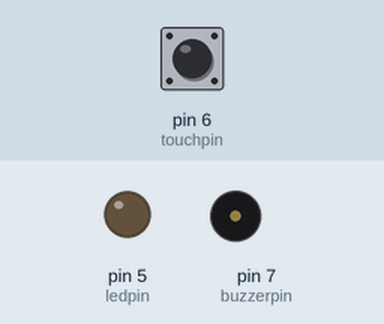
Simulated run of this sketch. Board: Arduino Uno, built with avr-gcc and run on an emulated ATmega328P. On the bench: output pins drawn as LEDs (lit = HIGH), buzzer (waves = sounding). Dashed ring = blinking. Inputs (shaded band) come from the test bench; at power-on: pin 6 (touchpin) LOW.

Above: at 1.2 s.
1.3 s: pin 6 (touchpin) pulled HIGH for 0.15 s
At 1.4 s:
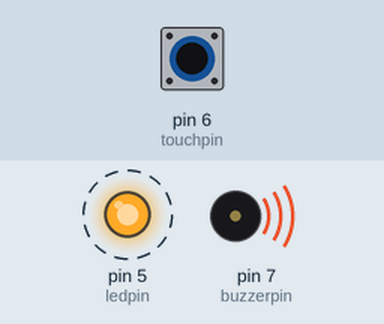
4.3 s: pin 6 (touchpin) pulled HIGH for 3.2 s
At 4.6 s:
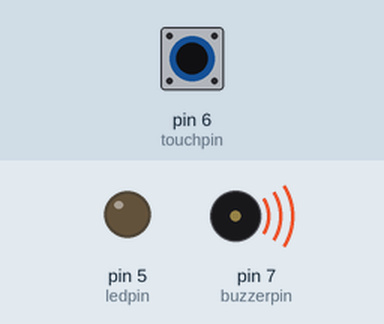
Timing chart, 0 to 10.1 s (numbered marks = the images above; inputs shaded):
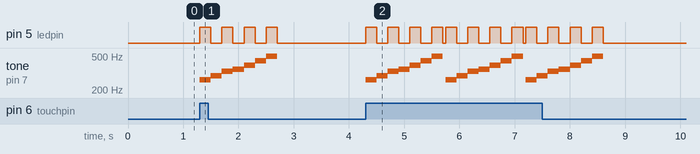

Measured:
- after the input at 1.3 s, pin 5 (ledpin): alternates HIGH for 0.20 s and LOW for 0.20 s, 8 changes in all, then stays LOW, starting at once; tone on pin 7 (buzzerpin): plays 262 Hz for 0.20 s, 294 Hz for 0.20 s, 330 Hz for 0.20 s, 349 Hz for 0.20 s, 392 Hz for 0.20 s, 440 Hz for 0.20 s … (7 notes in this stretch), starting at once

The sketch:

lab12.ino
```cpp
const int ledpin=5;
const int buzzerpin=7;
const int touchpin=6;

int melody [] = {262,294,330,349,392,440,494};
int notDuration=200;


void setup()
{
  pinMode(ledpin, OUTPUT);
  pinMode(buzzerpin, OUTPUT);
  pinMode(touchpin, INPUT);
  digitalWrite(ledpin, LOW);
}

void loop()
{
  int touchValue=digitalRead(touchpin);
  if (touchValue == HIGH)  {
    digitalWrite (ledpin, HIGH);

	for (int i=0; i<7;i++){
      tone (buzzerpin, melody [i],notDuration);
	  delay (notDuration);
      digitalWrite (ledpin, ! digitalRead (ledpin));
}
	noTone (buzzerpin);
    digitalWrite (ledpin, LOW);
}else{
	noTone (buzzerpin);
    digitalWrite (ledpin, LOW);
}
delay (50);
}   
```
